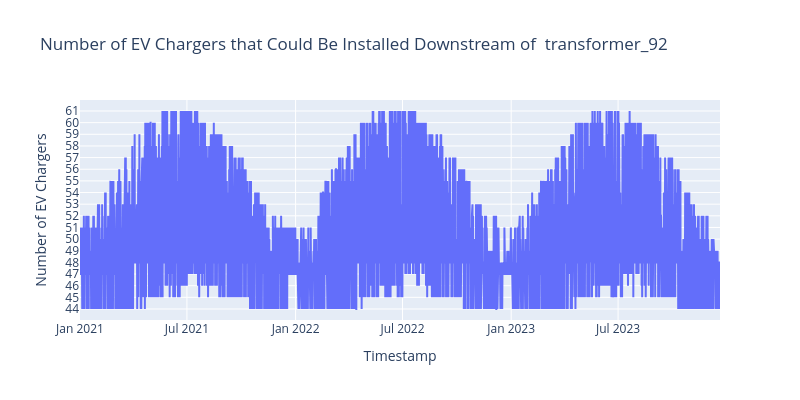

Here is the notebook cell this chart was saved with:
### Code cell
df_transformer_load = calc_number_of_evs(df_transformer_load, ev_max_power)

### Figure 1 — Plotly figure (JSON) as saved in the notebook; plotly's stock layout.template omitted (floating-point values rounded to 4 significant figures; data arrays with more than 128 entries replaced by an {"elided": "..."} marker saying what was removed)
{"data": [{"showlegend": false, "type": "scatter", "x": {"elided": "26006 str values"}, "y": {"elided": "26006 int values"}}], "layout": {"height": 400, "title": {"text": "Number of EV Chargers that Could Be Installed Downstream of  transformer_92"}, "width": 800, "xaxis": {"title": {"text": "Timestamp"}}, "yaxis": {"dtick": 1, "title": {"text": "Number of EV Chargers"}}}}
